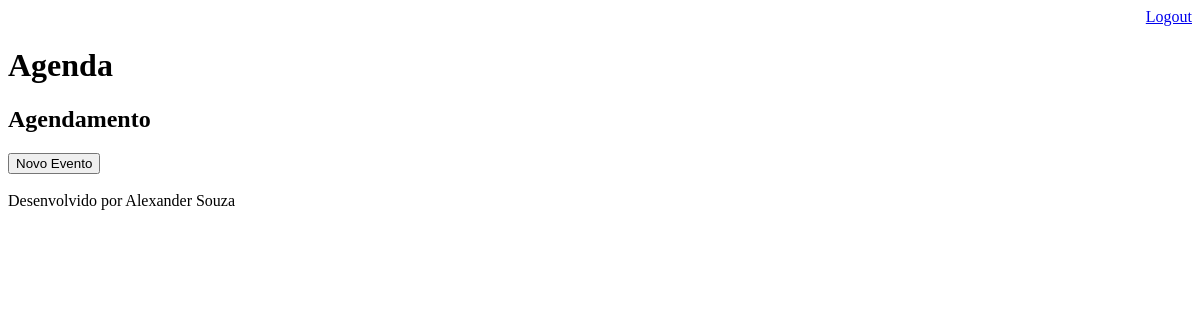
The page /agenda/ (signed in) on the database as committed earlier.
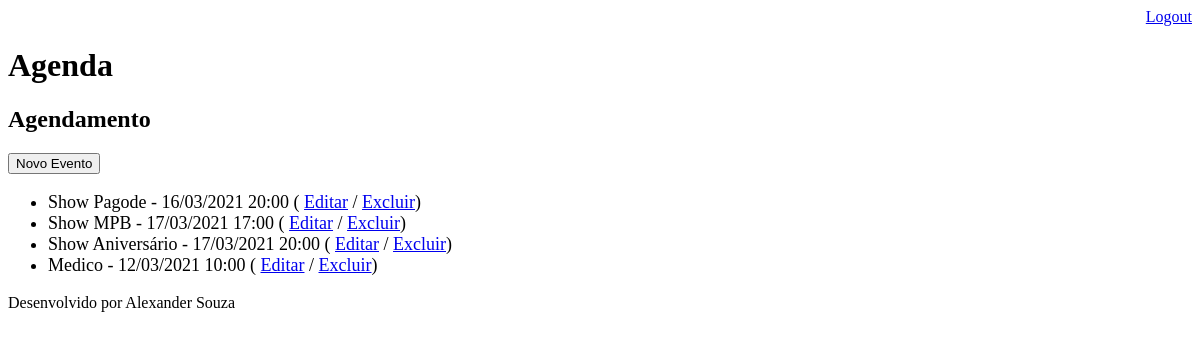
The same page on the database as committed later.
### core/models.py (models this page shows, shortened)
class Evento(models.Model):
    titulo = models.CharField(max_length=100)
    descricao = models.TextField(blank=True, null=True)
    data_evento = models.DateTimeField(verbose_name='Data do Evento')
    data_criação = models.DateTimeField(auto_now=True)
    usuario = models.ForeignKey(User, on_delete=models.CASCADE)
    class Meta:
        db_table = 'evento'
    def get_data_evento(self):
        return self.data_evento.strftime('%d/%m/%Y %H:%M')
    def get_evento_atrasado(self):
        if self.data_evento < datetime.now():
            return True
        else:
            return False

### core/views.py (the view)
# urls.py: path('agenda/', views.lista_eventos),
@login_required(login_url='/login/')
def lista_eventos(request):
    usuario = request.user
    data_atual = datetime.now() - timedelta(hours=1)
    evento = Evento.objects.filter(usuario=usuario,
                                   data_evento__gt=data_atual)
    dados = {'eventos':evento}
    return render(request, 'agenda.html', dados)

### templates/agenda.html (shortened to what this page needs)
{% extends "model-page.html" %}
{% block content %}
    <h2>Agendamento</h2>
    <a href="evento/">
        <button type="button">Novo Evento</button>
    </a>
    <ul style="font-size: 18px">
        {% for evento in eventos%}
            <li>
                <div style=>
                    {{ evento.titulo }} - {{ evento.get_data_evento }}
                    ( <a href="evento/?id={{ evento.id }}">Editar</a>
                    / <a href="evento/delete/{{ evento.id }}/">Excluir</a>)
                </div>
            </li>
        {% endfor %}
    </ul>
{% endblock %}

Rows that differ between the two databases and show on the page:
now on this page (row edited): Evento: titulo "Show Pagode", get_data_evento "16/03/2021 20:00"
now on this page (row edited): Evento: titulo "Show MPB", get_data_evento "17/03/2021 17:00"
now on this page (row edited): Evento: titulo "Show Aniversário", get_data_evento "17/03/2021 20:00"
added Evento: titulo "Medico", get_data_evento "12/03/2021 10:00"
